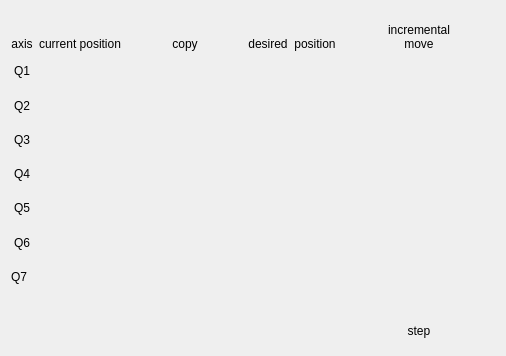
<?xml version="1.0" encoding="UTF-8"?>
<ui version="4.0">
 <class>wgt_absolute_template</class>
 <widget class="QWidget" name="wgt_absolute_template">
  <property name="geometry">
   <rect>
    <x>0</x>
    <y>0</y>
    <width>506</width>
    <height>356</height>
   </rect>
  </property>
  <property name="windowTitle">
   <string>wgt_irp6_m_motors</string>
  </property>
  <layout class="QGridLayout" name="gridLayout">
   <item row="0" column="0">
    <widget class="QLabel" name="label_4">
     <property name="text">
      <string>axis</string>
     </property>
     <property name="alignment">
      <set>Qt::AlignBottom|Qt::AlignHCenter</set>
     </property>
     <property name="wordWrap">
      <bool>true</bool>
     </property>
    </widget>
   </item>
   <item row="1" column="0">
    <widget class="QLabel" name="label_axis_1">
     <property name="text">
      <string>Q1</string>
     </property>
     <property name="alignment">
      <set>Qt::AlignCenter</set>
     </property>
     <property name="wordWrap">
      <bool>true</bool>
     </property>
    </widget>
   </item>
   <item row="1" column="2">
    <spacer name="horizontalSpacer">
     <property name="orientation">
      <enum>Qt::Horizontal</enum>
     </property>
     <property name="sizeHint" stdset="0">
      <size>
       <width>40</width>
       <height>20</height>
      </size>
     </property>
    </spacer>
   </item>
   <item row="1" column="4">
    <spacer name="horizontalSpacer_2">
     <property name="orientation">
      <enum>Qt::Horizontal</enum>
     </property>
     <property name="sizeHint" stdset="0">
      <size>
       <width>13</width>
       <height>24</height>
      </size>
     </property>
    </spacer>
   </item>
   <item row="1" column="8" colspan="2">
    <spacer name="horizontalSpacer_5">
     <property name="orientation">
      <enum>Qt::Horizontal</enum>
     </property>
     <property name="sizeHint" stdset="0">
      <size>
       <width>40</width>
       <height>20</height>
      </size>
     </property>
    </spacer>
   </item>
   <item row="1" column="12">
    <spacer name="horizontalSpacer_7">
     <property name="orientation">
      <enum>Qt::Horizontal</enum>
     </property>
     <property name="sizeHint" stdset="0">
      <size>
       <width>40</width>
       <height>20</height>
      </size>
     </property>
    </spacer>
   </item>
   <item row="2" column="0">
    <widget class="QLabel" name="label_axis_2">
     <property name="text">
      <string>Q2</string>
     </property>
     <property name="alignment">
      <set>Qt::AlignCenter</set>
     </property>
     <property name="wordWrap">
      <bool>true</bool>
     </property>
    </widget>
   </item>
   <item row="2" column="2">
    <spacer name="horizontalSpacer_3">
     <property name="orientation">
      <enum>Qt::Horizontal</enum>
     </property>
     <property name="sizeHint" stdset="0">
      <size>
       <width>13</width>
       <height>24</height>
      </size>
     </property>
    </spacer>
   </item>
   <item row="2" column="4">
    <spacer name="horizontalSpacer_4">
     <property name="orientation">
      <enum>Qt::Horizontal</enum>
     </property>
     <property name="sizeHint" stdset="0">
      <size>
       <width>13</width>
       <height>24</height>
      </size>
     </property>
    </spacer>
   </item>
   <item row="2" column="8" colspan="2">
    <spacer name="horizontalSpacer_6">
     <property name="orientation">
      <enum>Qt::Horizontal</enum>
     </property>
     <property name="sizeHint" stdset="0">
      <size>
       <width>40</width>
       <height>20</height>
      </size>
     </property>
    </spacer>
   </item>
   <item row="2" column="12">
    <spacer name="horizontalSpacer_8">
     <property name="orientation">
      <enum>Qt::Horizontal</enum>
     </property>
     <property name="sizeHint" stdset="0">
      <size>
       <width>40</width>
       <height>20</height>
      </size>
     </property>
    </spacer>
   </item>
   <item row="3" column="0">
    <widget class="QLabel" name="label_axis_3">
     <property name="text">
      <string>Q3</string>
     </property>
     <property name="alignment">
      <set>Qt::AlignCenter</set>
     </property>
     <property name="wordWrap">
      <bool>true</bool>
     </property>
    </widget>
   </item>
   <item row="3" column="2">
    <spacer name="horizontalSpacer_9">
     <property name="orientation">
      <enum>Qt::Horizontal</enum>
     </property>
     <property name="sizeHint" stdset="0">
      <size>
       <width>13</width>
       <height>24</height>
      </size>
     </property>
    </spacer>
   </item>
   <item row="3" column="4">
    <spacer name="horizontalSpacer_12">
     <property name="orientation">
      <enum>Qt::Horizontal</enum>
     </property>
     <property name="sizeHint" stdset="0">
      <size>
       <width>13</width>
       <height>24</height>
      </size>
     </property>
    </spacer>
   </item>
   <item row="3" column="8" colspan="2">
    <spacer name="horizontalSpacer_10">
     <property name="orientation">
      <enum>Qt::Horizontal</enum>
     </property>
     <property name="sizeHint" stdset="0">
      <size>
       <width>3</width>
       <height>20</height>
      </size>
     </property>
    </spacer>
   </item>
   <item row="3" column="12">
    <spacer name="horizontalSpacer_11">
     <property name="orientation">
      <enum>Qt::Horizontal</enum>
     </property>
     <property name="sizeHint" stdset="0">
      <size>
       <width>28</width>
       <height>20</height>
      </size>
     </property>
    </spacer>
   </item>
   <item row="4" column="0">
    <widget class="QLabel" name="label_axis_4">
     <property name="text">
      <string>Q4</string>
     </property>
     <property name="alignment">
      <set>Qt::AlignCenter</set>
     </property>
     <property name="wordWrap">
      <bool>true</bool>
     </property>
    </widget>
   </item>
   <item row="4" column="2">
    <spacer name="horizontalSpacer_16">
     <property name="orientation">
      <enum>Qt::Horizontal</enum>
     </property>
     <property name="sizeHint" stdset="0">
      <size>
       <width>13</width>
       <height>24</height>
      </size>
     </property>
    </spacer>
   </item>
   <item row="4" column="4">
    <spacer name="horizontalSpacer_13">
     <property name="orientation">
      <enum>Qt::Horizontal</enum>
     </property>
     <property name="sizeHint" stdset="0">
      <size>
       <width>13</width>
       <height>24</height>
      </size>
     </property>
    </spacer>
   </item>
   <item row="4" column="8" colspan="2">
    <spacer name="horizontalSpacer_15">
     <property name="orientation">
      <enum>Qt::Horizontal</enum>
     </property>
     <property name="sizeHint" stdset="0">
      <size>
       <width>3</width>
       <height>20</height>
      </size>
     </property>
    </spacer>
   </item>
   <item row="4" column="12">
    <spacer name="horizontalSpacer_14">
     <property name="orientation">
      <enum>Qt::Horizontal</enum>
     </property>
     <property name="sizeHint" stdset="0">
      <size>
       <width>28</width>
       <height>20</height>
      </size>
     </property>
    </spacer>
   </item>
   <item row="5" column="0">
    <widget class="QLabel" name="label_axis_5">
     <property name="text">
      <string>Q5</string>
     </property>
     <property name="alignment">
      <set>Qt::AlignCenter</set>
     </property>
     <property name="wordWrap">
      <bool>true</bool>
     </property>
    </widget>
   </item>
   <item row="5" column="2">
    <spacer name="horizontalSpacer_20">
     <property name="orientation">
      <enum>Qt::Horizontal</enum>
     </property>
     <property name="sizeHint" stdset="0">
      <size>
       <width>13</width>
       <height>24</height>
      </size>
     </property>
    </spacer>
   </item>
   <item row="5" column="4">
    <spacer name="horizontalSpacer_17">
     <property name="orientation">
      <enum>Qt::Horizontal</enum>
     </property>
     <property name="sizeHint" stdset="0">
      <size>
       <width>13</width>
       <height>24</height>
      </size>
     </property>
    </spacer>
   </item>
   <item row="5" column="8" colspan="2">
    <spacer name="horizontalSpacer_19">
     <property name="orientation">
      <enum>Qt::Horizontal</enum>
     </property>
     <property name="sizeHint" stdset="0">
      <size>
       <width>3</width>
       <height>20</height>
      </size>
     </property>
    </spacer>
   </item>
   <item row="5" column="12">
    <spacer name="horizontalSpacer_18">
     <property name="orientation">
      <enum>Qt::Horizontal</enum>
     </property>
     <property name="sizeHint" stdset="0">
      <size>
       <width>28</width>
       <height>20</height>
      </size>
     </property>
    </spacer>
   </item>
   <item row="6" column="0">
    <widget class="QLabel" name="label_axis_6">
     <property name="text">
      <string>Q6</string>
     </property>
     <property name="alignment">
      <set>Qt::AlignCenter</set>
     </property>
     <property name="wordWrap">
      <bool>true</bool>
     </property>
    </widget>
   </item>
   <item row="6" column="2">
    <spacer name="horizontalSpacer_24">
     <property name="orientation">
      <enum>Qt::Horizontal</enum>
     </property>
     <property name="sizeHint" stdset="0">
      <size>
       <width>13</width>
       <height>24</height>
      </size>
     </property>
    </spacer>
   </item>
   <item row="6" column="4">
    <spacer name="horizontalSpacer_21">
     <property name="orientation">
      <enum>Qt::Horizontal</enum>
     </property>
     <property name="sizeHint" stdset="0">
      <size>
       <width>13</width>
       <height>24</height>
      </size>
     </property>
    </spacer>
   </item>
   <item row="6" column="8" colspan="2">
    <spacer name="horizontalSpacer_23">
     <property name="orientation">
      <enum>Qt::Horizontal</enum>
     </property>
     <property name="sizeHint" stdset="0">
      <size>
       <width>3</width>
       <height>20</height>
      </size>
     </property>
    </spacer>
   </item>
   <item row="6" column="12">
    <spacer name="horizontalSpacer_22">
     <property name="orientation">
      <enum>Qt::Horizontal</enum>
     </property>
     <property name="sizeHint" stdset="0">
      <size>
       <width>40</width>
       <height>20</height>
      </size>
     </property>
    </spacer>
   </item>
   <item row="7" column="0">
    <widget class="QLabel" name="label_axis_7">
     <property name="text">
      <string>Q7</string>
     </property>
    </widget>
   </item>
   <item row="7" column="2">
    <spacer name="horizontalSpacer_25">
     <property name="orientation">
      <enum>Qt::Horizontal</enum>
     </property>
     <property name="sizeHint" stdset="0">
      <size>
       <width>40</width>
       <height>20</height>
      </size>
     </property>
    </spacer>
   </item>
   <item row="7" column="4">
    <spacer name="horizontalSpacer_26">
     <property name="orientation">
      <enum>Qt::Horizontal</enum>
     </property>
     <property name="sizeHint" stdset="0">
      <size>
       <width>40</width>
       <height>20</height>
      </size>
     </property>
    </spacer>
   </item>
   <item row="7" column="8" colspan="2">
    <spacer name="horizontalSpacer_27">
     <property name="orientation">
      <enum>Qt::Horizontal</enum>
     </property>
     <property name="sizeHint" stdset="0">
      <size>
       <width>40</width>
       <height>20</height>
      </size>
     </property>
    </spacer>
   </item>
   <item row="7" column="12">
    <spacer name="horizontalSpacer_28">
     <property name="orientation">
      <enum>Qt::Horizontal</enum>
     </property>
     <property name="sizeHint" stdset="0">
      <size>
       <width>40</width>
       <height>20</height>
      </size>
     </property>
    </spacer>
   </item>
   <item row="9" column="10" colspan="2">
    <widget class="QLabel" name="label">
     <property name="text">
      <string>step</string>
     </property>
     <property name="alignment">
      <set>Qt::AlignCenter</set>
     </property>
    </widget>
   </item>
   <item row="8" column="8" colspan="2">
    <spacer name="horizontalSpacer_29">
     <property name="orientation">
      <enum>Qt::Horizontal</enum>
     </property>
     <property name="sizeHint" stdset="0">
      <size>
       <width>40</width>
       <height>20</height>
      </size>
     </property>
    </spacer>
   </item>
   <item row="8" column="12">
    <spacer name="horizontalSpacer_30">
     <property name="orientation">
      <enum>Qt::Horizontal</enum>
     </property>
     <property name="sizeHint" stdset="0">
      <size>
       <width>40</width>
       <height>20</height>
      </size>
     </property>
    </spacer>
   </item>
   <item row="0" column="1">
    <widget class="QLabel" name="label_7">
     <property name="text">
      <string>current position</string>
     </property>
     <property name="alignment">
      <set>Qt::AlignBottom|Qt::AlignHCenter</set>
     </property>
     <property name="wordWrap">
      <bool>true</bool>
     </property>
    </widget>
   </item>
   <item row="0" column="10" colspan="2">
    <widget class="QLabel" name="label_9">
     <property name="minimumSize">
      <size>
       <width>0</width>
       <height>40</height>
      </size>
     </property>
     <property name="maximumSize">
      <size>
       <width>120</width>
       <height>16777215</height>
      </size>
     </property>
     <property name="text">
      <string>incremental move</string>
     </property>
     <property name="alignment">
      <set>Qt::AlignBottom|Qt::AlignHCenter</set>
     </property>
     <property name="wordWrap">
      <bool>true</bool>
     </property>
    </widget>
   </item>
   <item row="0" column="3">
    <widget class="QLabel" name="label_15">
     <property name="text">
      <string>copy</string>
     </property>
     <property name="alignment">
      <set>Qt::AlignBottom|Qt::AlignHCenter</set>
     </property>
     <property name="wordWrap">
      <bool>true</bool>
     </property>
    </widget>
   </item>
   <item row="0" column="7">
    <widget class="QLabel" name="label_17">
     <property name="maximumSize">
      <size>
       <width>140</width>
       <height>16777215</height>
      </size>
     </property>
     <property name="text">
      <string>position</string>
     </property>
     <property name="alignment">
      <set>Qt::AlignBottom|Qt::AlignHCenter</set>
     </property>
     <property name="wordWrap">
      <bool>true</bool>
     </property>
    </widget>
   </item>
   <item row="0" column="6">
    <widget class="QLabel" name="label_16">
     <property name="maximumSize">
      <size>
       <width>140</width>
       <height>16777215</height>
      </size>
     </property>
     <property name="text">
      <string>desired</string>
     </property>
     <property name="alignment">
      <set>Qt::AlignBottom|Qt::AlignHCenter</set>
     </property>
     <property name="wordWrap">
      <bool>true</bool>
     </property>
    </widget>
   </item>
  </layout>
 </widget>
 <layoutdefault spacing="6" margin="11"/>
 <resources/>
 <connections/>
</ui>
